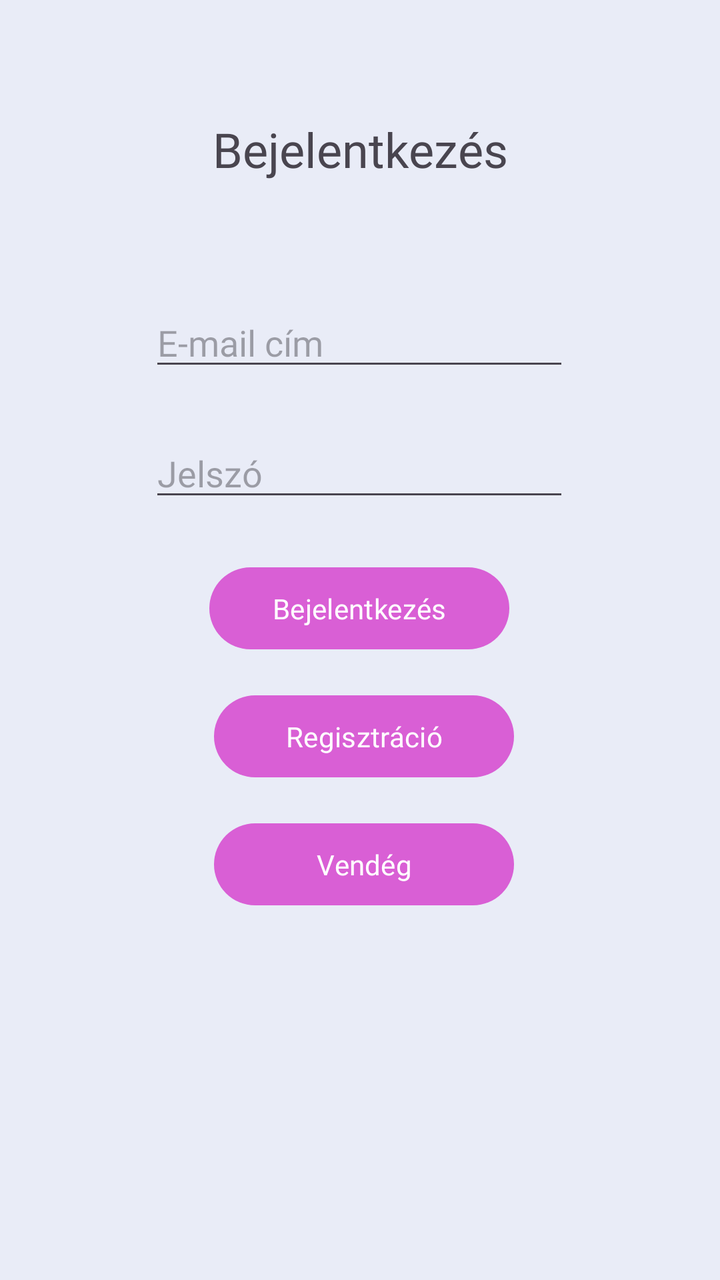
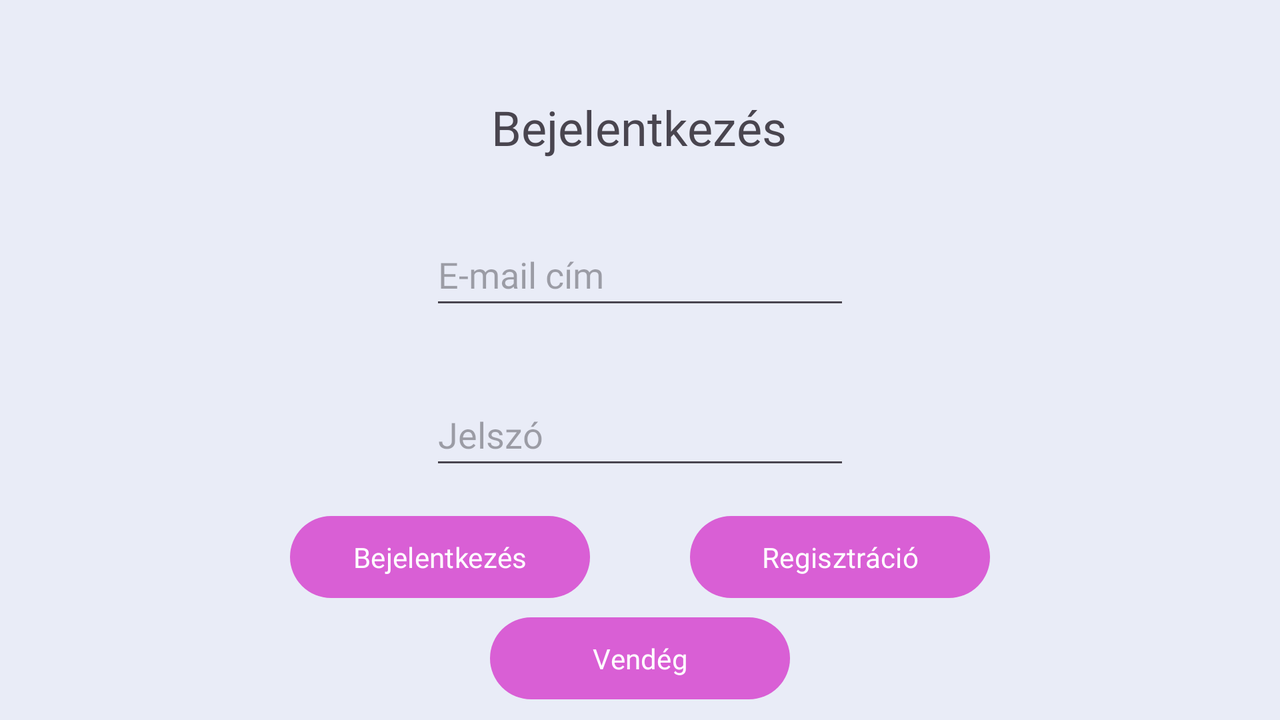

Two renders of one Android screen. The first uses the default layout on a phone; the second uses the alternative layout the repository ships for a different screen configuration, on a matching device. The two XML files are below.
<!-- AndroidManifest.xml: application theme Theme.FurdoruhaWebshop -->
<!-- res/layout/activity_main.xml -->
<?xml version="1.0" encoding="utf-8"?>
<androidx.constraintlayout.widget.ConstraintLayout xmlns:android="http://schemas.android.com/apk/res/android"
    xmlns:app="http://schemas.android.com/apk/res-auto"
    xmlns:tools="http://schemas.android.com/tools"
    android:id="@+id/main"
    android:layout_width="match_parent"
    android:layout_height="match_parent"
    tools:context=".MainActivity"
    style="@style/background">

    <EditText
        android:id="@+id/email"
        android:layout_width="wrap_content"
        android:layout_height="wrap_content"
        android:ems="10"
        android:hint="@string/email"
        android:inputType="textEmailAddress"
        app:layout_constraintBottom_toBottomOf="parent"
        app:layout_constraintEnd_toEndOf="parent"
        app:layout_constraintHorizontal_bias="0.497"
        app:layout_constraintStart_toStartOf="parent"
        app:layout_constraintTop_toTopOf="parent"
        app:layout_constraintVertical_bias="0.249" />

    <EditText
        android:id="@+id/password"
        android:layout_width="wrap_content"
        android:layout_height="wrap_content"
        android:layout_marginTop="24dp"
        android:ems="10"
        android:hint="@string/password"
        android:inputType="textPassword"
        app:layout_constraintEnd_toEndOf="parent"
        app:layout_constraintHorizontal_bias="0.497"
        app:layout_constraintStart_toStartOf="parent"
        app:layout_constraintTop_toBottomOf="@+id/email" />

    <Button
        android:id="@+id/loginButton"
        android:layout_width="150dp"
        android:layout_height="49dp"
        android:layout_marginTop="24dp"
        android:onClick="login"
        android:text="@string/login"
        app:layout_constraintEnd_toEndOf="parent"
        app:layout_constraintHorizontal_bias="0.498"
        app:layout_constraintStart_toStartOf="parent"
        app:layout_constraintTop_toBottomOf="@+id/password" />

    <Button
        android:id="@+id/registerButton"
        android:layout_width="150dp"
        android:layout_height="49dp"
        android:layout_marginTop="15dp"
        android:onClick="register"
        android:text="@string/registration"
        app:layout_constraintEnd_toEndOf="parent"
        app:layout_constraintHorizontal_bias="0.509"
        app:layout_constraintStart_toStartOf="parent"
        app:layout_constraintTop_toBottomOf="@+id/loginButton" />

    <Button
        android:id="@+id/gusetButton"
        android:layout_width="150dp"
        android:layout_height="49dp"
        android:layout_marginTop="15dp"
        android:onClick="guest"
        android:text="@string/guest"
        app:layout_constraintEnd_toEndOf="parent"
        app:layout_constraintHorizontal_bias="0.509"
        app:layout_constraintStart_toStartOf="parent"
        app:layout_constraintTop_toBottomOf="@+id/registerButton" />

    <TextView
        android:id="@+id/textView2"
        android:layout_width="wrap_content"
        android:layout_height="wrap_content"
        android:text="@string/login"
        android:textSize="24sp"
        app:layout_constraintBottom_toTopOf="@+id/email"
        app:layout_constraintEnd_toEndOf="parent"
        app:layout_constraintStart_toStartOf="parent"
        app:layout_constraintTop_toTopOf="parent" />

</androidx.constraintlayout.widget.ConstraintLayout>
<!-- resources referenced by this layout -->
<resources>
  <string name="email">E-mail cím</string>
  <string name="guest">Vendég</string>
  <string name="login">Bejelentkezés</string>
  <string name="password">Jelszó</string>
  <string name="registration">Regisztráció</string>
  <style name="background" parent="">
          <item name="android:background">@color/background</item>
      </style>
  <style name="Theme.FurdoruhaWebshop" parent="Base.Theme.FurdoruhaWebshop" />
  <color name="background">#e9ecf7</color>
  <style name="Base.Theme.FurdoruhaWebshop" parent="Theme.Material3.DayNight.NoActionBar">
          <item name="colorPrimary">@color/pink</item>
          <item name="android:fontFamily">@font/family</item>
      </style>
  <color name="pink">#d95fd5</color>
</resources>
<!-- res/layout-land/activity_main.xml (the repository's variant of the layout above) -->
<!-- drawn on the phone turned sideways -->
<?xml version="1.0" encoding="utf-8"?>
<androidx.constraintlayout.widget.ConstraintLayout xmlns:android="http://schemas.android.com/apk/res/android"
    xmlns:app="http://schemas.android.com/apk/res-auto"
    xmlns:tools="http://schemas.android.com/tools"
    android:id="@+id/main"
    android:layout_width="match_parent"
    android:layout_height="match_parent"
    tools:context=".MainActivity"
    style="@style/background">

    <EditText
        android:id="@+id/email"
        android:layout_width="wrap_content"
        android:layout_height="wrap_content"
        android:ems="10"
        android:hint="@string/email"
        android:inputType="textEmailAddress"
        android:minHeight="48dp"
        app:layout_constraintBottom_toBottomOf="parent"
        app:layout_constraintEnd_toEndOf="parent"
        app:layout_constraintStart_toStartOf="parent"
        app:layout_constraintTop_toTopOf="parent"
        app:layout_constraintVertical_bias="0.358" />

    <LinearLayout
        android:id="@+id/row1"
        android:layout_width="350dp"
        android:layout_height="wrap_content"
        app:layout_constraintBottom_toBottomOf="parent"
        app:layout_constraintEnd_toEndOf="parent"
        app:layout_constraintStart_toStartOf="parent"
        app:layout_constraintTop_toBottomOf="@+id/password"
        app:layout_constraintVertical_bias="0.201">

        <Button
            android:id="@+id/loginButton"
            android:layout_width="150dp"
            android:layout_height="49dp"
            android:onClick="login"
            android:text="@string/login"
            android:layout_marginEnd="50dp"/>
        <Button
            android:id="@+id/registerButton"
            android:layout_width="150dp"
            android:layout_height="49dp"
            android:onClick="register"
            android:text="@string/registration" />
    </LinearLayout>
    <Button
        android:layout_width="150dp"
        android:layout_height="49dp"
        app:layout_constraintBottom_toBottomOf="parent"
        app:layout_constraintEnd_toEndOf="parent"
        app:layout_constraintStart_toStartOf="parent"
        app:layout_constraintTop_toBottomOf="@+id/row1"
        app:layout_constraintVertical_bias="0.201"
        android:id="@+id/gusetButton"
        android:onClick="guest"
        android:text="@string/guest" />




    <EditText
        android:id="@+id/password"
        android:layout_width="wrap_content"
        android:layout_height="wrap_content"
        android:layout_marginTop="32dp"
        android:ems="10"
        android:hint="@string/password"
        android:inputType="textPassword"
        android:minHeight="48dp"
        app:layout_constraintEnd_toEndOf="parent"
        app:layout_constraintStart_toStartOf="parent"
        app:layout_constraintTop_toBottomOf="@+id/email" />

    <TextView
        android:id="@+id/textView3"
        android:layout_width="wrap_content"
        android:layout_height="wrap_content"
        android:layout_marginBottom="32dp"
        android:text="@string/login"
        android:textSize="24sp"
        app:layout_constraintBottom_toTopOf="@+id/email"
        app:layout_constraintEnd_toEndOf="parent"
        app:layout_constraintHorizontal_bias="0.499"
        app:layout_constraintStart_toStartOf="parent"
        app:layout_constraintTop_toTopOf="parent"
        app:layout_constraintVertical_bias="1.0" />

</androidx.constraintlayout.widget.ConstraintLayout>
